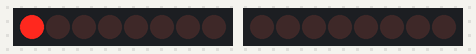
A sketch run on a simulated Arduino Uno, built with avr-gcc and run on an emulated ATmega328P. Parts: 2 × 8 shift-register outputs drawn as a row of LEDs (first output left, lit = HIGH). Wiring (inferred from the names in the program): shift register (74HC595): data pin 4; shift clock pin 2; latch pin 12. Wiring (inferred from the signals the program sends): row of LEDs: on Q0, Q1, Q2, Q3, Q4, Q5, Q6, Q7.

Above: at 0.12 s.
At 0.38 s:
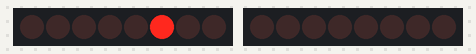
At 0.7 s:
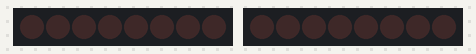
At 1.24 s:
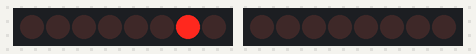
At 1.8 s:
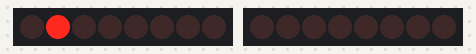
At 2.91 s:
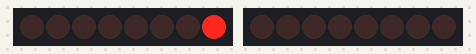
Timing chart, 0 to 3.2 s (numbered marks = the images above):
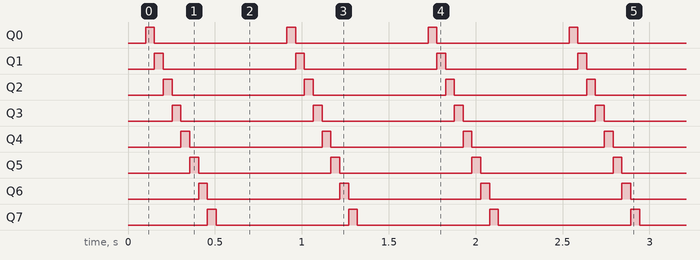

Measured:
- by itself, Q0–7: alternates HIGH for 0.05 s and LOW for 0.76 s
- by itself, everything shown: repeats every 0.81 s, in 9 steps

The sketch:

display_LtoR_on_sweep.ino
```cpp
// 1 - row negative
// 2 - col positive

#define DATA1 13
#define DATA2 4

#define LATCH1 12
#define LATCH2 3

#define CLOCK1 11
#define CLOCK2 2

#define OE1 8
#define OE2 7

void setup()
{
pinMode(LATCH1,OUTPUT);
pinMode(CLOCK1,OUTPUT);
pinMode(DATA1,OUTPUT);
pinMode(OE1,OUTPUT);

pinMode(LATCH2,OUTPUT);
pinMode(CLOCK2,OUTPUT);
pinMode(DATA2,OUTPUT);
pinMode(OE2,OUTPUT);
// data 2 gives +ve
//data 1 gives -ve
}

  int col = 0x00;

void loop()
{

  led_hexselect(0x00,col);
  col = col << 1;
  if(col == 00)
  col = 0x01;
  delay(50);
}

void led_select(int row,int col)
{ int col_decode,row_decode;
  int powr=1,powc=1;
  int i;

  if(row <= 8 & col <= 8 & row >= 0 & col >= 0)
  {
  for(i=0;i<row-1;i++)
  powr *= 2;
  for(i=0;i<col-1;i++)
  powc *= 2;


  row_decode = 255 - powr;
  col_decode = powc;

  digitalWrite(LATCH1,LOW);
  digitalWrite(OE1,HIGH);
  shiftOut(DATA1,CLOCK1,MSBFIRST,row_decode); //row
  digitalWrite(LATCH1,HIGH);
  digitalWrite(OE1,LOW);

  digitalWrite(LATCH2,LOW);
  digitalWrite(OE2,HIGH);
  shiftOut(DATA2,CLOCK2,MSBFIRST,col_decode); //col
  digitalWrite(LATCH2,HIGH);
  digitalWrite(OE2,LOW);
  delay(1);
  }
}

void led_hexselect(int row,int col)
{
  digitalWrite(LATCH1,LOW);
  digitalWrite(OE1,HIGH);
  shiftOut(DATA1,CLOCK1,MSBFIRST,row); //row
  digitalWrite(LATCH1,HIGH);
  digitalWrite(OE1,LOW);

  digitalWrite(LATCH2,LOW);
  digitalWrite(OE2,HIGH);
  shiftOut(DATA2,CLOCK2,MSBFIRST,col); //col
  digitalWrite(LATCH2,HIGH);
  digitalWrite(OE2,LOW);
  delayMicroseconds(500);
}
```
